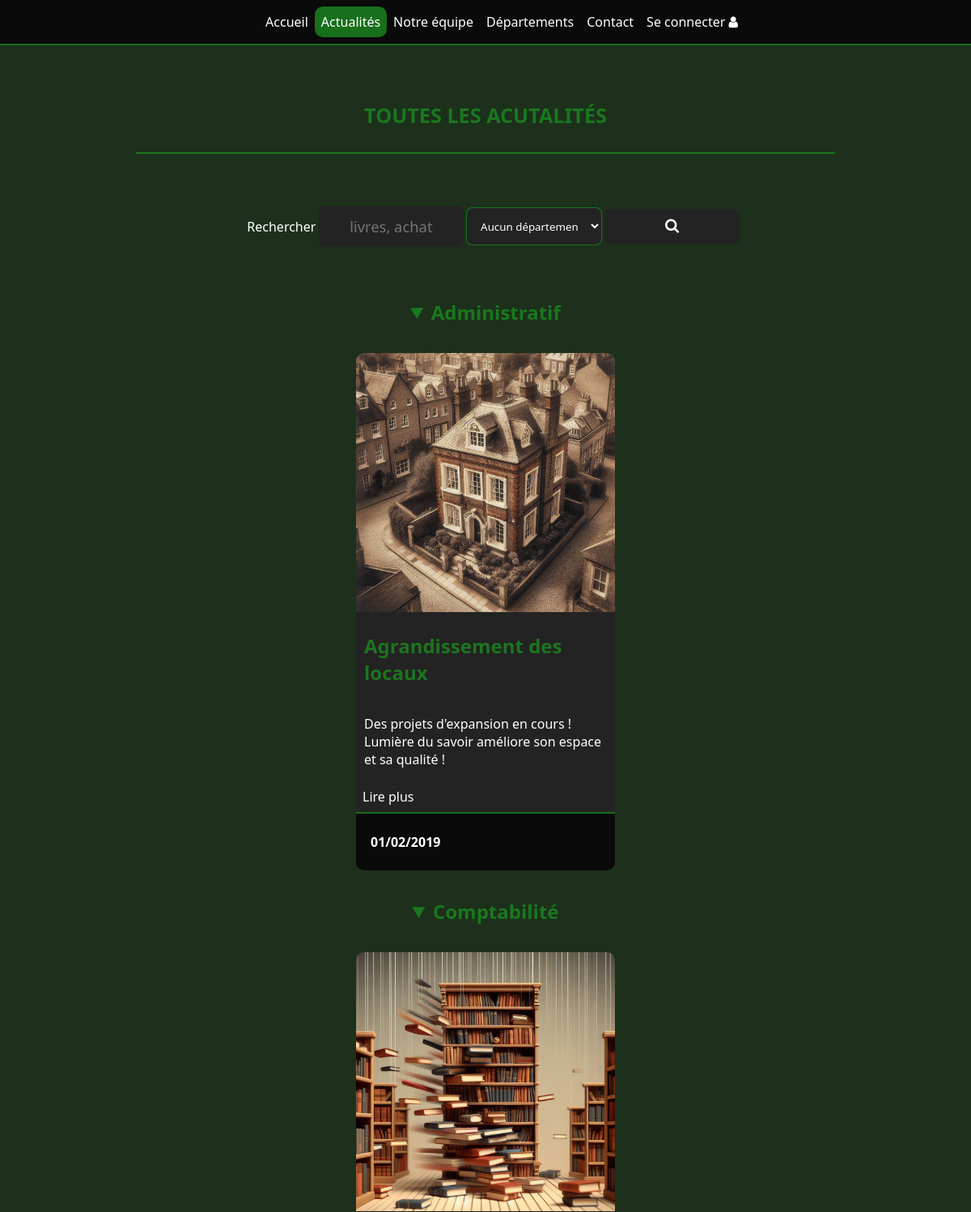
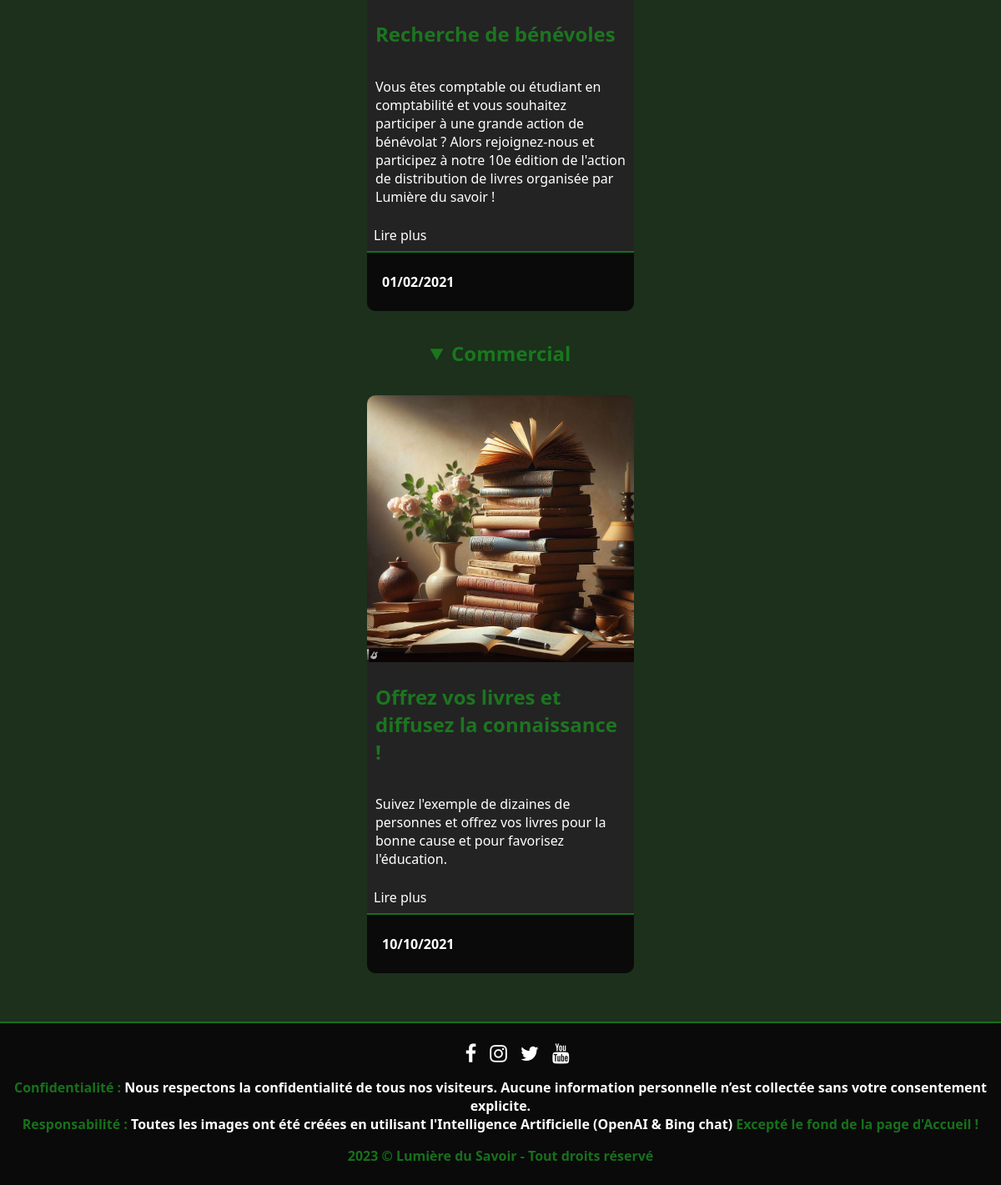
Page /news.php on the committed database (2 pictures, top to bottom).
### tables this page shows
CREATE TABLE `devweb_departments` (
  `id` int UNSIGNED NOT NULL,
  `nameDepartment` varchar(32) NOT NULL,
  `descDepartment` text NOT NULL
);

CREATE TABLE `devweb_articles` (
  `id` int UNSIGNED NOT NULL,
  `nameArticle` text NOT NULL,
  `datePublicationArticle` date NOT NULL,
  `imageArticle` text NOT NULL,
  `contentArticle` text NOT NULL,
  `introArticle` text NOT NULL,
  `department` varchar(32) DEFAULT NULL,
  `visibility` tinyint(1) DEFAULT NULL
);

### php/db_article.php (called while the page is built, shortened)
<?php
class Article {
    public static function getArticlesByDepartment($departmentName) {
        $db = DBLink::connect2db(MYDB, $message);
        $departmentName = $db->real_escape_string($departmentName);
        $sql = "SELECT * FROM " . self::TABLE_NAME . " WHERE department = '".$departmentName."' ORDER BY datePublicationArticle DESC";
        $result = $db->execute_query($sql);
        $articles = [];
        while ($row = $result->fetch_assoc()) {
            $article = new Article();
            $article->id = $row['id'];
            $article->nameArticle = $row['nameArticle'];
            $article->datePublicationArticle = strftime('%d/%m/%Y', strtotime($row['datePublicationArticle']));
            $article->imageArticle = $row['imageArticle'];
            $article->contentArticle = $row['contentArticle'];
            $article->introArticle = $row['introArticle'];
            $article->department = $row['department'];
            $article->visibility = $row['visibility'];
            $articles[] = $article;
        }
        return $articles;
    }
}
?>

### news.php (the view, shortened to what this page needs)
<!DOCTYPE html>
<html lang="fr">
    <?php
        require_once("./inc/header.inc.php");
    ?>
    <body>
        <?php
            require_once("./inc/nav.inc.php");
        ?>
        <main>
            <section class="subHeader">
                <h1>TOUTES LES ACUTALITÉS</h1>
                <hr>
            </section>
            <?php require_once("./inc/search.inc.php"); ?>
            <section>
                <?php
                    require_once("./php/util.php");
                    require_once("./php/db_department.php");
                    require_once("./php/db_article.php");
                    foreach(Department::getDepartments() as $department) {
                        echo '<details open><summary>'.$department->nameDepartment.'</summary>
                            <div class="cardsContainer">';
                            $articles = Article::getArticlesByDepartment($department->nameDepartment);
                            foreach($articles as $article) {
                                if($article->visibility != 0 && !isset($_SESSION["devweb_user"])) continue;
                                echo'<article>
                                    <header>
                                        <img src="./uploads/articles/'.$article->id.'/'.$article->imageArticle.'" alt="Image '.strtolower($article->nameArticle).'">'
                                        .($article->visibility != 0 ? '<div class="membersOnly"><span>Seuls les membres peuvent voir cet article</span></div>' : '').
                                        '<h2>'.$article->nameArticle.'</h2>
                                    </header>
                                    <p>'.$article->introArticle.'</p>
                                    <a href="./fullNews.php?id='.$article->id.'">Lire plus</a>
                                    <footer>';
                                       echo'<p>'.$article->datePublicationArticle.'</p>
                                    </footer>
                                </article>';
                            }
                        echo'</div></details>';
                    }
                ?>
            </section>
        </main>
        <?php require_once("./inc/footer.inc.php"); ?>
    </body>
</html>

### css/style.css (style rules this page uses)
:root { --main-color: #1b8a20cb; --black-color: rgb(10, 10, 10); --soft-black-color: rgb(28, 48, 28); --grey-color: rgb(35, 35, 35) }
* { font-family: 'Segoe UI', Tahoma, Geneva, Verdana, sans-serif; color: #fff; }
html { background-color: var(--soft-black-color); }
body { margin: 0; }
h1, h2, h3, h4, h5, h6 { color: var(--main-color); }
a { text-decoration: none; padding: .5rem; }
article { background-color: var(--grey-color); border-radius: 10px; display: flex; flex-direction: column; justify-content: space-between; width: 20rem; margin: 10px; text-align: left; }
article p, article h2 { padding-left: 10px; padding-right: 10px; }
article img { width: 100%; border-radius: 10px 10px 0 0; }
article footer { border-radius: 0 0 10px 10px; display: flex; justify-content: flex-start; }
.cardsContainer { display: flex; justify-content: center; flex-wrap: wrap; }
section { padding: 0 25px; margin: 3rem 0 }
footer { background-color: var(--black-color); border-top: 2px solid var(--main-color); font-weight: bold; text-align: center; padding: .5rem; }
hr { border: 1px solid var(--main-color); width: 75%; margin-bottom: 0; }
details { text-align: center; margin: 1.2rem 0; }
details summary { font-size: 1.5em; font-weight: bold; color: var(--main-color); margin: 1.5rem 0; }
.subHeader { display: flex; flex-direction: column; align-items: center; justify-content: center; font-size: 1.05em; }

### rows in the picture
devweb_departments: nameDepartment "Administratif"
devweb_articles: imageArticle (picture), nameArticle "Agrandissement des locaux", introArticle "Des projets d'expansion en cours ! Lumière du savoir améliore son espace et sa qualité !", datePublicationArticle "01/02/2019"
devweb_departments: nameDepartment "Comptabilité"
devweb_articles: imageArticle (picture), nameArticle "Recherche de bénévoles", introArticle "Vous êtes comptable ou étudiant en comptabilité et vous souhaitez participer à une grande action de bénévolat ? Alors rejoignez-nous et participez à notre 10e édition de l'action de distribution de livres organisée par Lumière du savoir !", datePublicationArticle "01/02/2021"
devweb_departments: nameDepartment "Commercial"
devweb_articles: imageArticle (picture), nameArticle "Offrez vos livres et diffusez la connaissance !", introArticle "Suivez l'exemple de dizaines de personnes et offrez vos livres pour la bonne cause et pour favorisez l'éducation.", datePublicationArticle "10/10/2021"
